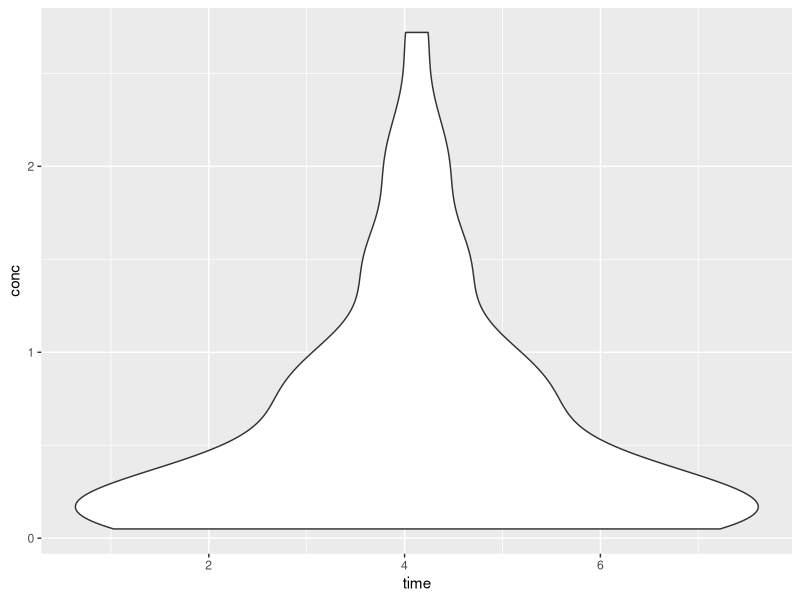
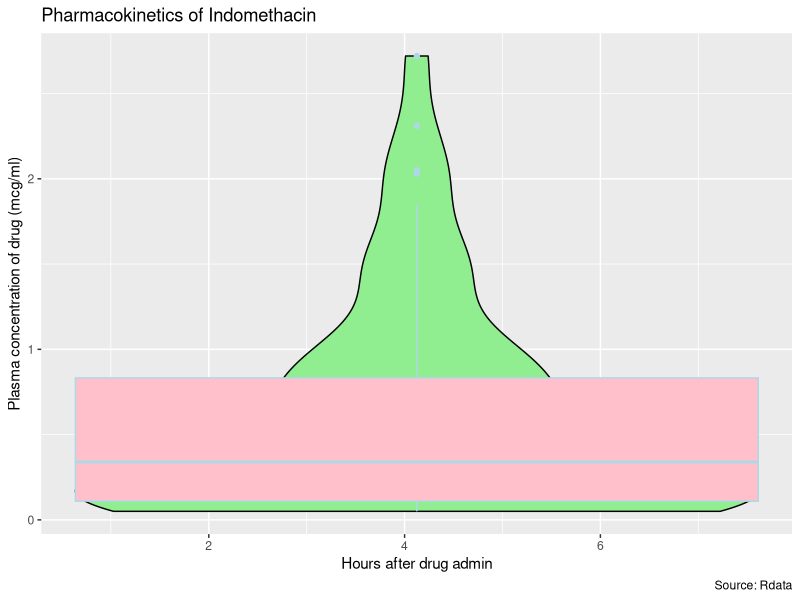
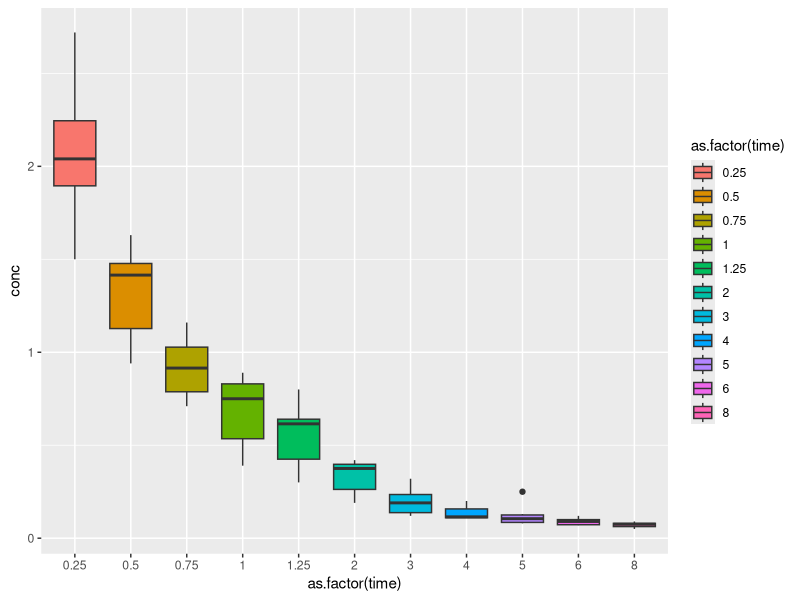
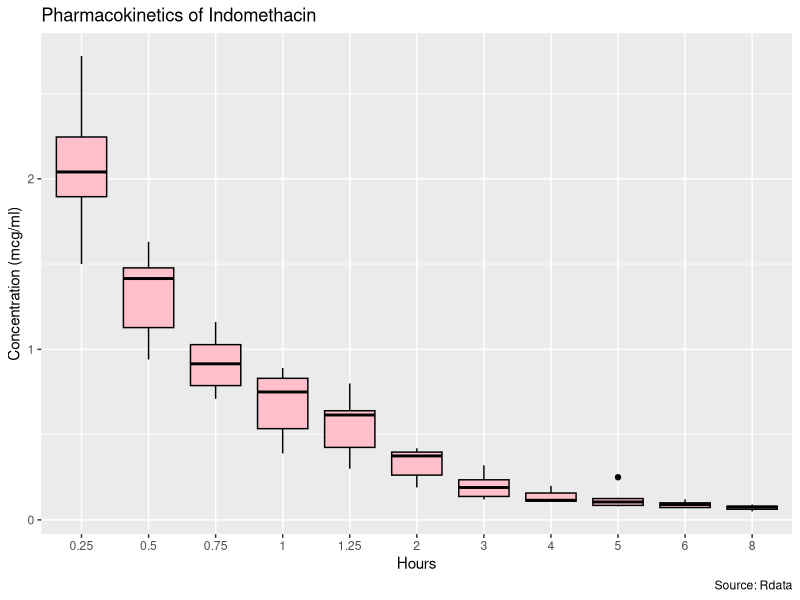
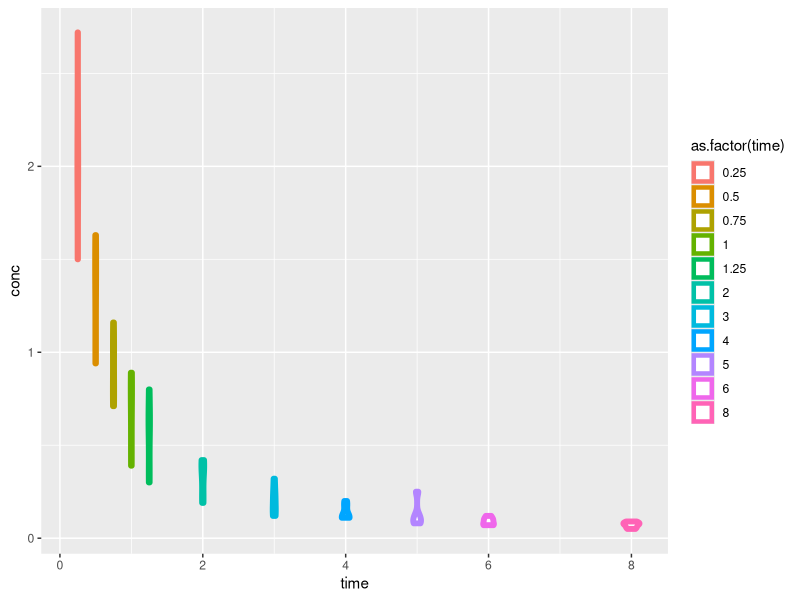
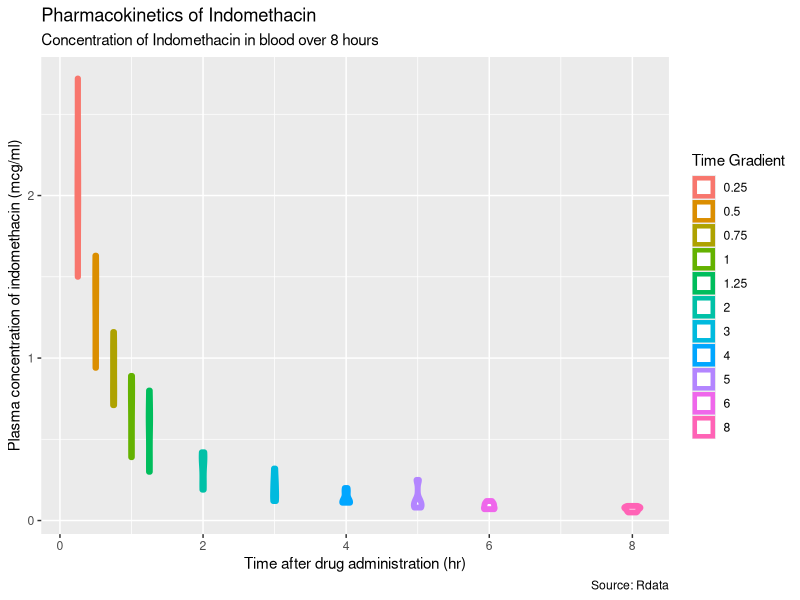
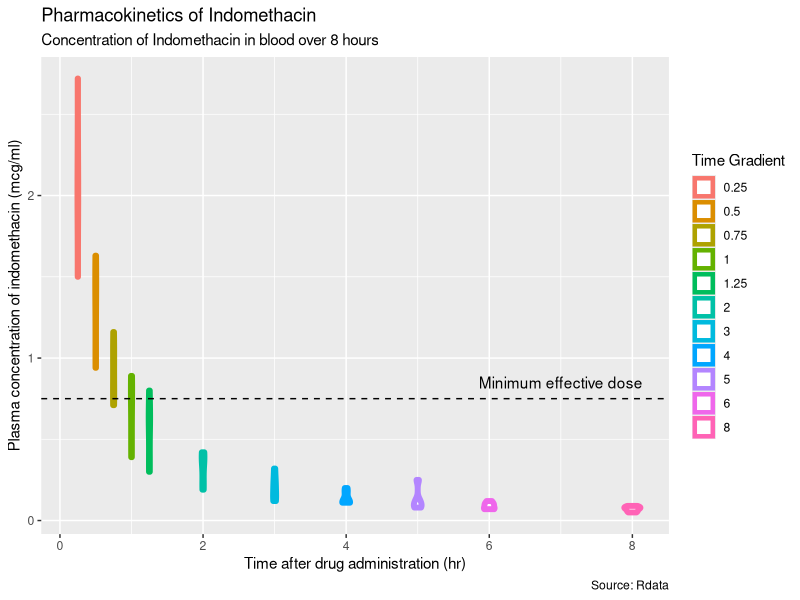

Write the R code that produced these figures, in order.
## ---- chunk 1
knitr::opts_chunk$set(echo = TRUE)
## ---- chunk 2
library(ggplot2)
library(tidyverse)
library(tidyr)
library(ggthemes)
library(patchwork)
## ---- chunk 3
I <- Indometh
head(I, 5)
## ---- chunk 4
table(I$time)
## ---- chunk 5
table(I$conc)
## ---- chunk 6
p1 <- ggplot(I, aes(x=time, y=conc)) + 
    geom_violin()
print(p1)
## ---- chunk 7
p1.2 <- ggplot(I) +
  aes(x=time, y=conc) + 
  geom_violin(color="black", fill="lightgreen")+
  geom_boxplot(color="lightblue", fill="pink")+
  labs(x= "Hours after drug admin", y= "Plasma concentration of drug (mcg/ml)",
       title= "Pharmacokinetics of Indomethacin",
       caption = "Source: Rdata")
print(p1.2)
## ---- chunk 8
p2 <- ggplot(I, aes(x=as.factor(time),y=conc,fill=as.factor(time))) + geom_boxplot() 
plot(p2)
## ---- chunk 9
p2.2 <- ggplot(I) +
  aes(x=as.factor(time),y=conc,fill=as.factor(time))+
  geom_boxplot(color="black",fill="pink")+
  labs(x= "Hours", y= "Concentration (mcg/ml)",
       title= "Pharmacokinetics of Indomethacin",
       caption = "Source: Rdata")
plot(p2.2)
## ---- chunk 10
p3 <- ggplot(I) +
         aes(x=time,y=conc,col=as.factor(time)) + 
         geom_violin(size=2)
plot(p3)
## ---- chunk 11
p3.2 <- ggplot(I) +
         aes(x=time,y=conc,col=as.factor(time)) + 
         geom_violin(size=2) +
  labs(x= "Time after drug administration (hr)", y= "Plasma concentration of indomethacin (mcg/ml)", col= "Time Gradient" ,
       title= "Pharmacokinetics of Indomethacin",
       subtitle = "Concentration of Indomethacin in blood over 8 hours",
       caption = "Source: Rdata")
plot(p3.2)
## ---- chunk 12
p3.3 <- ggplot(I) +
         aes(x=time,y=conc,col=as.factor(time)) + 
         geom_violin(size=2) +
  geom_hline(yintercept=0.75, linetype ="dashed", color="black")+
  annotate("text",x=7, y=0.85, label = "Minimum effective dose", color = "black") +
  labs(x= "Time after drug administration (hr)", y= "Plasma concentration of indomethacin (mcg/ml)", col= "Time Gradient" , 
       title= "Pharmacokinetics of Indomethacin",
       subtitle = "Concentration of Indomethacin in blood over 8 hours",
       caption = "Source: Rdata")
plot(p3.3)
